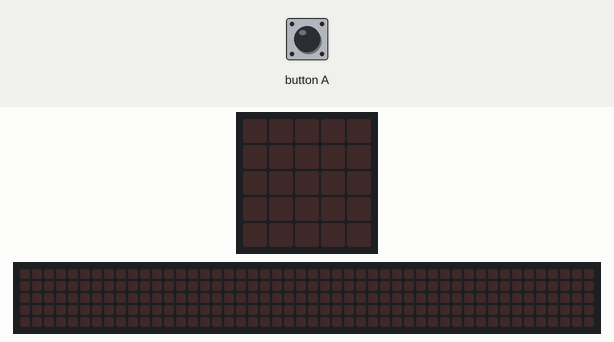
Recording of a program running on a simulated BBC micro:bit (MakeCode). Shown: the board's 5×5 LED display, a strip that is not on the board, showing the scrolling text unrolled. The inputs (shaded band) are chosen by the test bench. The 48×5 strip is a reading aid, not a part: it shows the text the display is scrolling, unrolled, one strip-width of it at a time.

Above: at 1.2 s.
1.3 s: button A pressed for 0.15 s
At 1.67 s:
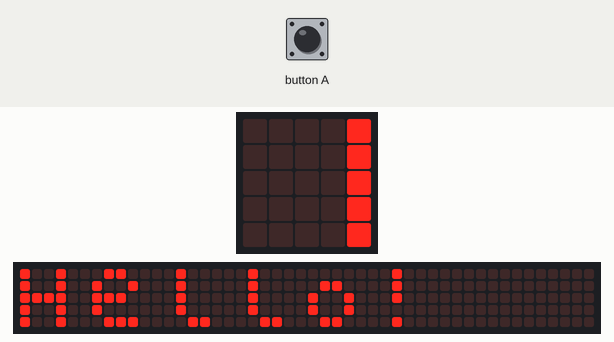
At 7.6 s:
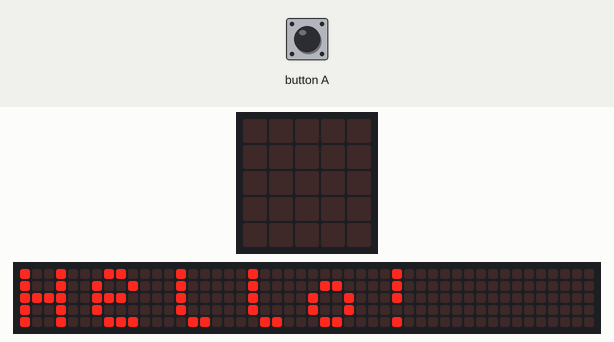
Timing chart, 0 to 9.1 s (numbered marks = the images above; inputs shaded):
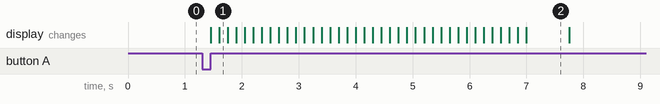

The program:

main.ts
```typescript
let tilt = 0
let tone = 0
let alerm_max = 0
let beep_max = 0
input.onButtonPressed(Button.A, function on_button_pressed_a() {

    tilt = 0
    tone = 262
    alerm_max = 20
    beep_max = 20
    basic.showString("Hello!")
    while (false) {
        basic.pause(100)
        if (0 >= alerm_max) {
            music.play(music.stringPlayable("C5 A B G A F G E ", 120), music.PlaybackMode.UntilDone)
        } else if (0 >= beep_max) {
            tone = input.acceleration(Dimension.X)
            music.play(music.tonePlayable(tone, music.beat(BeatFraction.Whole)), music.PlaybackMode.UntilDone)
        } else {
            basic.showIcon(IconNames.Heart)
        }

    }
})
basic.forever(function on_forever() {

})
```

test.ts
```typescript
// テストはここに来ます。このパッケージが拡張機能として使用されるときにはコンパイルされません。
```

Measured:
- after the input at 1.3 s, the display: first changes after 0.15 s (image 1 shows a later state)
- what the display in image 2 shows lasts 0.8 s, from 7.0 s to 7.8 s
